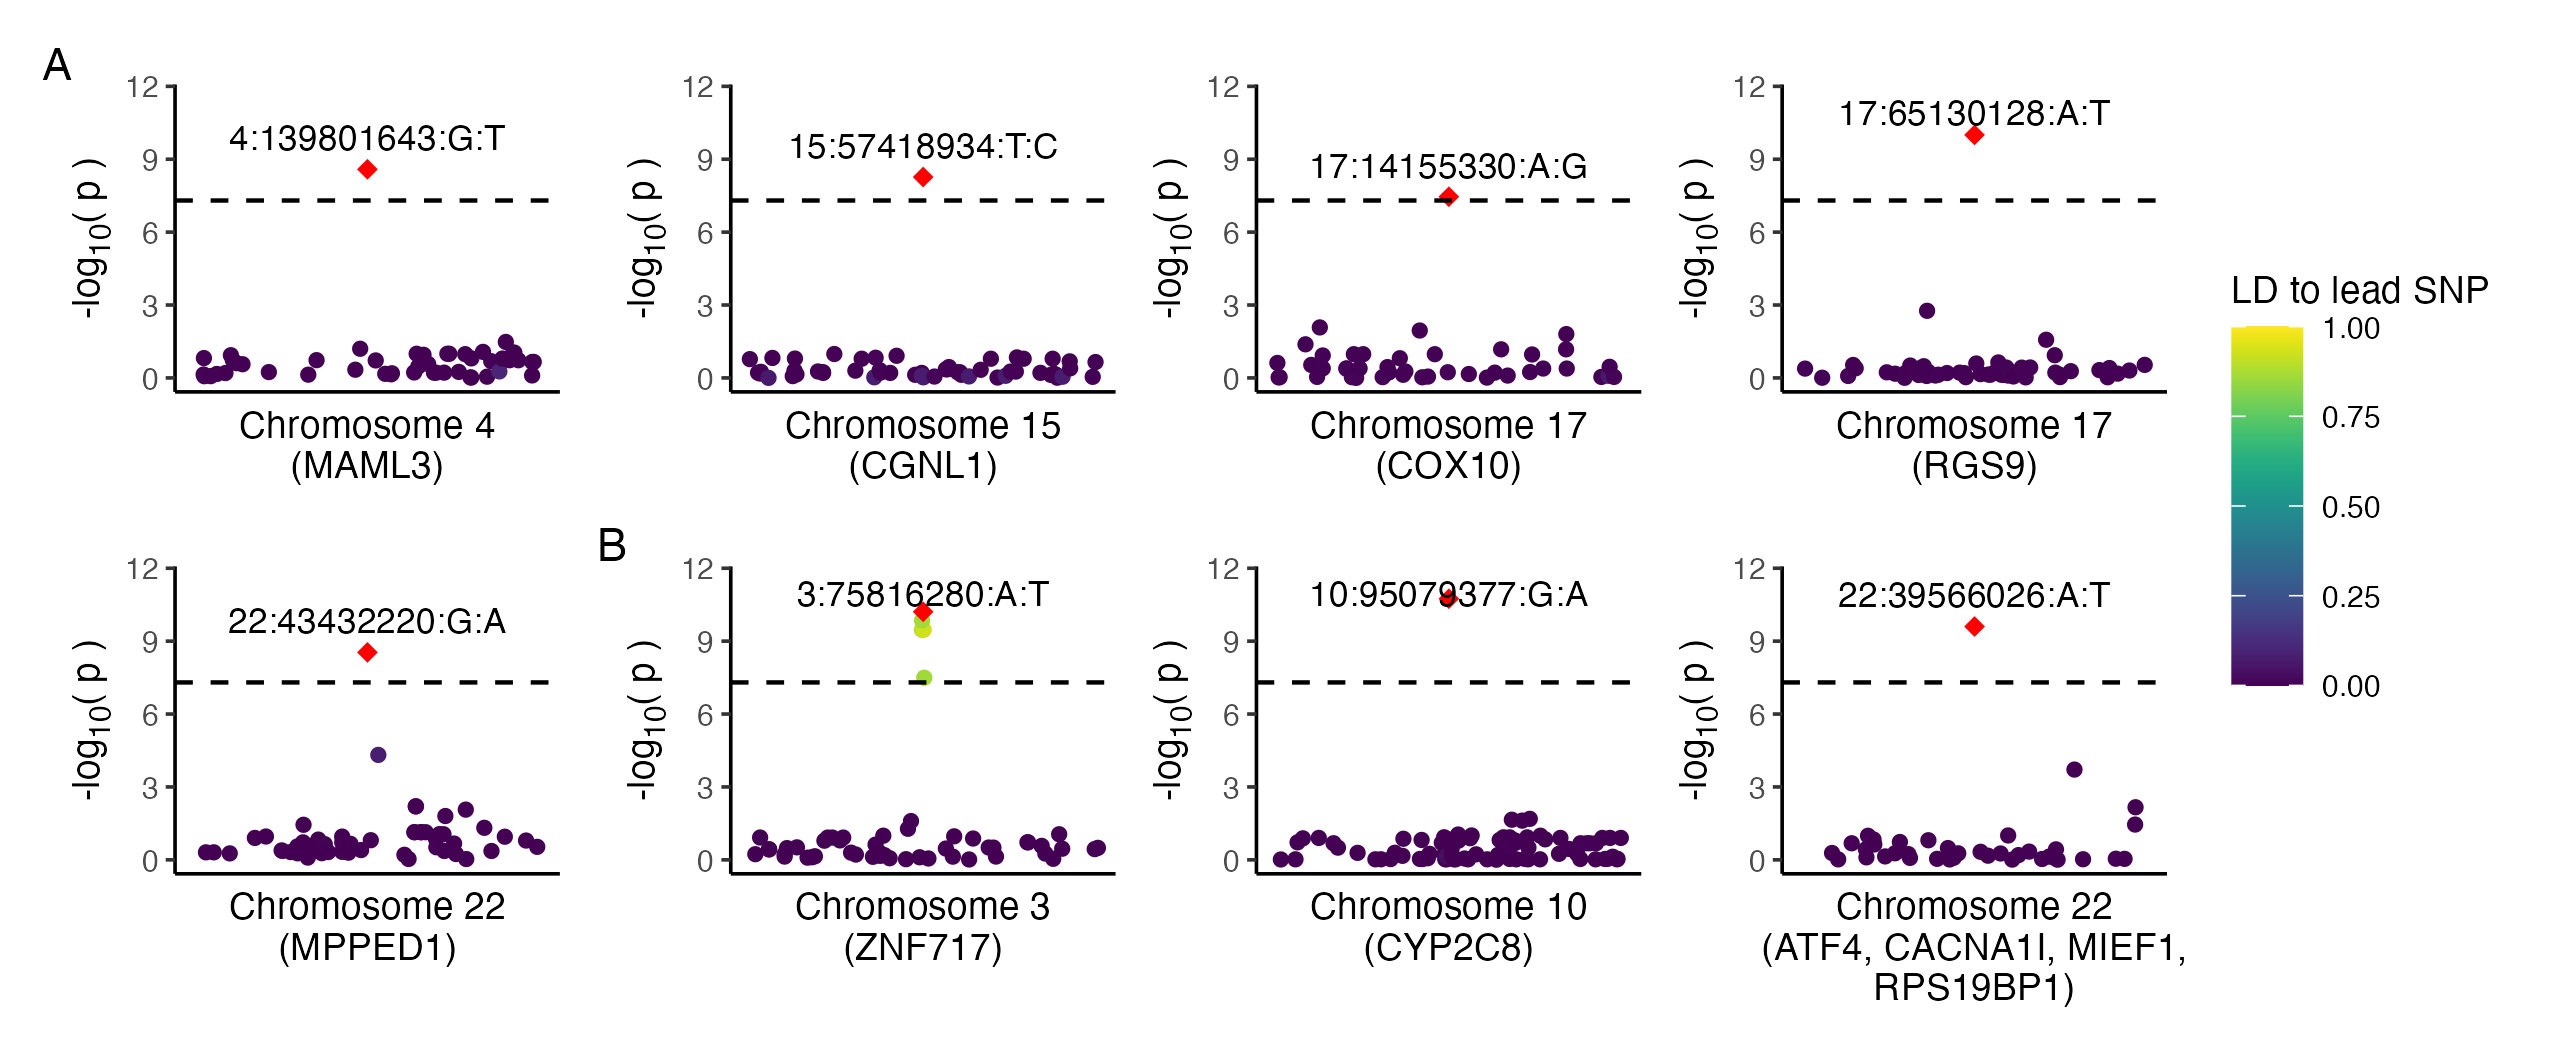

The script that saved this image:
library(tidyverse)
library(ggrepel)
library(viridis)
library(ggtext)
library(patchwork)

wrapper <- function(x, ...) { 
  paste(strwrap(x, ...), collapse = "\n")
}

#### Zoomed Manhattan with LD ####
maf1_concord <- read_tsv("../ReporTB_lpWGS/result/snp_imp_maf1_concord.txt",
                         col_names=FALSE) %>% pull(X1)

#Full cohort
full <- read_csv("../ReporTB_lpWGS/result/model_final/model_full.csv") %>% 
  filter(term=="value") %>% 
  select(snpID, pval)
full2 <- read_tsv("../ReporTB_lpWGS/result/model_final/glmm_score_full.txt") %>%
  filter(! SNP %in% full$snpID) %>% 
  rename(snpID=SNP,pval=PVAL) %>% 
  select(snpID, pval)

full_all <- bind_rows(full, full2) %>% 
  #MAF > 1%
  filter(snpID %in% maf1_concord) %>% 
  #positions
  separate(snpID, into = c("CHR","POS","REF","ALT"), sep=":", remove=FALSE)

# Signif protein-coding snps
signif <- read_csv("../ReporTB_lpWGS/result/model_final_anno/ReporTB_signif_snp_anno.csv")

biotypes <- colnames(signif)[grepl("biotype",colnames(signif))]

signif_snp <- signif %>% 
  filter(if_any(biotypes, ~.=="protein_coding")) %>% 
  select(snpID, rsID, full_pval, cc_pval,
         CHR, POS, contains("gene"), contains("biotype")) %>% 
  pivot_longer(intragenic_gene_1:cis_biotype_30) %>% 
  separate(name, into=c("cis","name","ID"), sep="_") %>% 
  pivot_wider() %>% 
  filter(biotype == "protein_coding") %>% 
  #collapse annotations
  group_by(snpID, rsID, full_pval, cc_pval, CHR,POS,cis) %>% 
  arrange(rsID, gene) %>% 
  summarise(genes = paste(gene, collapse=", ")) %>% 
  ungroup()

# Plots
plot.ls1 <- list()
plot.ls2 <- list()
span <- 10E3

to_plot_int <- signif_snp %>% 
  filter(cis=="intragenic") %>% pull(snpID) %>% sort()
to_plot_cis <- signif_snp %>% 
  filter(cis=="cis") %>% pull(snpID) %>% sort()
#remove non lead ZNF snps
to_plot_cis <- to_plot_cis[!to_plot_cis %in% c("3:75816211:A:G","3:75816219:T:G",
                                               "3:75816310:C:A","3:75816342:A:C")]

for(snp in to_plot_int){
  print(snp)
  #### Read in LD data ####
  load(paste0("../ReporTB_lpWGS/result/LD/",gsub(":","_",snp),".RData"))
  
  #### format data ####
  signif.temp <- signif_snp %>% filter(snpID==snp)
  
  LD.temp <- LD.df %>% 
    mutate(across(R2:Dprime, as.numeric)) %>% 
    filter(lead.snp == snp)
  
  dat.temp <- full_all %>% 
    filter(snpID %in% unique(c(LD.temp$lead.snp, LD.temp$snpID))) %>%
    select(snpID, pval) %>% 
    separate(snpID, into=c("CHR","POS","REF","ALT"), sep=":", remove=FALSE) %>% 
    mutate(POS = as.numeric(POS),
           CHR = as.numeric(CHR)) %>% 
    left_join(LD.temp, by="snpID")
  
  #### plot ####
  gene_lab <- unique(signif.temp$genes)
  #SARADH is intragenic
  if(snp=="9:133722315:T:A") { gene_lab <- gene_lab[gene_lab != "VAV2"] }
  x_lab <- wrapper(paste(sort(gene_lab),collapse=", "),24)
  x_lab <- paste0("Chromosome ", unique(signif.temp$CHR),
                  "\n(", x_lab, ")")
  
  LD1 <- dat.temp %>%
    arrange(desc(R2)) %>% 
    
    ggplot(aes(x=POS, y=-log10(pval))) +
    geom_point(data = dat.temp %>% filter(!snpID%in%signif.temp$snpID),
               aes(color=R2), shape=16) +
    #lead snp
    geom_point(data = dat.temp %>% filter(snpID%in%signif.temp$snpID),
               shape=18, size=2, color="red") +
    geom_text_repel(data = dat.temp %>% filter(snpID%in%signif.temp$snpID),
                    aes(label = snpID), 
                    segment.color = NA, size=3,
                    show.legend = FALSE, max.overlaps = 100,
                    nudge_y = 0.7, direction = "y", hjust = "center") +
    #signif line
    geom_hline(yintercept = -log10(5E-8), lty="dashed") +
    #beautify
    theme_classic(base_size = 9) +
    labs(x = x_lab,
         color="LD to lead SNP", y="-log<sub>10</sub>( p )") +
    scale_color_viridis(option = "viridis", limits=c(0,1)) +
    # scale_x_continuous(breaks=c(minC,maxC), 
    #                    labels = function(x) format(x, scientific = TRUE)) +
    theme(axis.text.x=element_blank(),
          axis.ticks.x=element_blank(),
          axis.title.y = element_markdown(),
          plot.title = element_text(size=10),
          # legend.direction = "horizontal", 
          # legend.position = "bottom"
          ) +
    # guides(color = guide_colorbar(title.position = "bottom",  
    #                             title.hjust = 0.5)) +
    lims(y=c(0,11.5),x=c(unique(signif.temp$POS)-10E3,unique(signif.temp$POS)+10E3))
  # LD1
  
  plot.ls1[[snp]] <- LD1
}

for(snp in to_plot_cis){
  print(snp)
  #### Read in LD data ####
  load(paste0("../ReporTB_lpWGS/result/LD/",gsub(":","_",snp),".RData"))
  
  #### format data ####
  signif.temp <- signif_snp %>% filter(snpID==snp)
  
  LD.temp <- LD.df %>% 
    mutate(across(R2:Dprime, as.numeric)) %>% 
    filter(lead.snp == snp)
  
  dat.temp <- full_all %>% 
    filter(snpID %in% unique(c(LD.temp$lead.snp, LD.temp$snpID))) %>%
    select(snpID, pval) %>%
    separate(snpID, into=c("CHR","POS","REF","ALT"), sep=":", remove=FALSE) %>% 
    mutate(POS = as.numeric(POS),
           CHR = as.numeric(CHR)) %>% 
    left_join(LD.temp, by="snpID")
  
  #### plot ####
  gene_lab <- unique(signif.temp$genes)
  #SARDH is intragenic
  if(snp=="9:133722315:T:A") { gene_lab <- gene_lab[gene_lab != "SARDH"] }
  x_lab <- wrapper(paste(sort(gene_lab),collapse=", "),24)
  x_lab <- paste0("Chromosome ", unique(signif.temp$CHR),
                  "\n(", x_lab, ")")
  
  LD1 <- dat.temp %>%
    arrange(desc(R2)) %>% 
    
    ggplot(aes(x=POS, y=-log10(pval))) +
    geom_point(data = dat.temp %>% filter(!snpID%in%signif.temp$snpID),
               aes(color=R2), shape=16) +
    #lead snp
    geom_point(data = dat.temp %>% filter(snpID%in%signif.temp$snpID),
               shape=18, size=2, color="red") +
    geom_text_repel(data = dat.temp %>% filter(snpID%in%signif.temp$snpID),
                    aes(label = snpID), 
                    segment.color = NA, size=3,
                    show.legend = FALSE, max.overlaps = 100,
                    nudge_y = 0.7, direction = "y", hjust = "center") +
    #signif line
    geom_hline(yintercept = -log10(5E-8), lty="dashed") +
    #beautify
    theme_classic(base_size = 9) +
    labs(x = x_lab,
         color="LD to lead SNP", y="-log<sub>10</sub>( p )") +
    scale_color_viridis(option = "viridis", limits=c(0,1)) +
    # scale_x_continuous(breaks=c(minC,maxC),
    #                    labels = function(x) format(x, scientific = TRUE)) +
    theme(axis.text.x=element_blank(),
          axis.ticks.x=element_blank(),
          axis.title.y = element_markdown(),
          plot.title = element_text(size=10),
          legend.position = "none") +
    lims(y=c(0,11.5), x=c(unique(signif.temp$POS)-10E3,unique(signif.temp$POS)+10E3))
  # LD1
  
  plot.ls2[[snp]] <- LD1
}

#### Save ####
p1 <- plot.ls1[[5]] + plot.ls1[[1]] + plot.ls1[[2]] + plot.ls1[[3]] + plot.ls1[[4]] + 
  plot.ls2[[3]] + plot.ls2[[1]] + plot.ls2[[2]] + 
  plot_layout(guides = "collect", nrow=2) +
  plot_annotation(tag_levels = list(c("A","","","","","B","","")))
# p1

ggsave(plot = p1, 
       filename="Fig2_manhattan_zoom.png",
       width=8.5, height=3.5)

